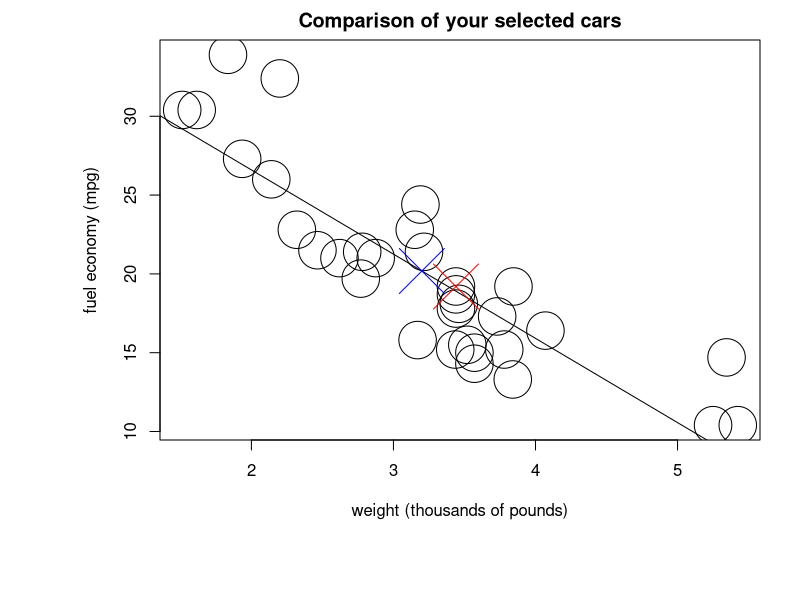

Generate this figure with R:
## ---- chunk 1
library(datasets)
data(mtcars)
par(pin = c(1.5,1.5), mar = c(8,8,2,2))
# to use data given in example, this code replaces "input$carnum" with q and "input$newcar" with z
q <- 10
z <- 3.2
# generate best fit line and predict the fuel economy of the new car based on input$newcar from ui.R
fit <- lm(mpg ~ wt, mtcars)
pfe <- coef(fit)[1] + (z * coef(fit)[2] )
pwt <- 3.2

# generate comparison line based on consumer's current car
rn <- q
ofe <- mtcars[rn, 1]
owt <- mtcars[rn, 6]

# draw the plot showing the lines at input and predicted values
plot(mtcars$wt, mtcars$mpg, type = "p", main = "Comparison of your selected cars", xlab = "weight (thousands of pounds)", ylab = "fuel economy (mpg)", cex = 5)
abline(fit)
points(y = pfe, x = pwt, col = "blue", pch = 4, cex = 6)
points(y = ofe, x = owt, col = "red", pch = 4, cex = 6)
## ---- chunk 2
library(datasets)
data("mtcars")
row.names(mtcars)
